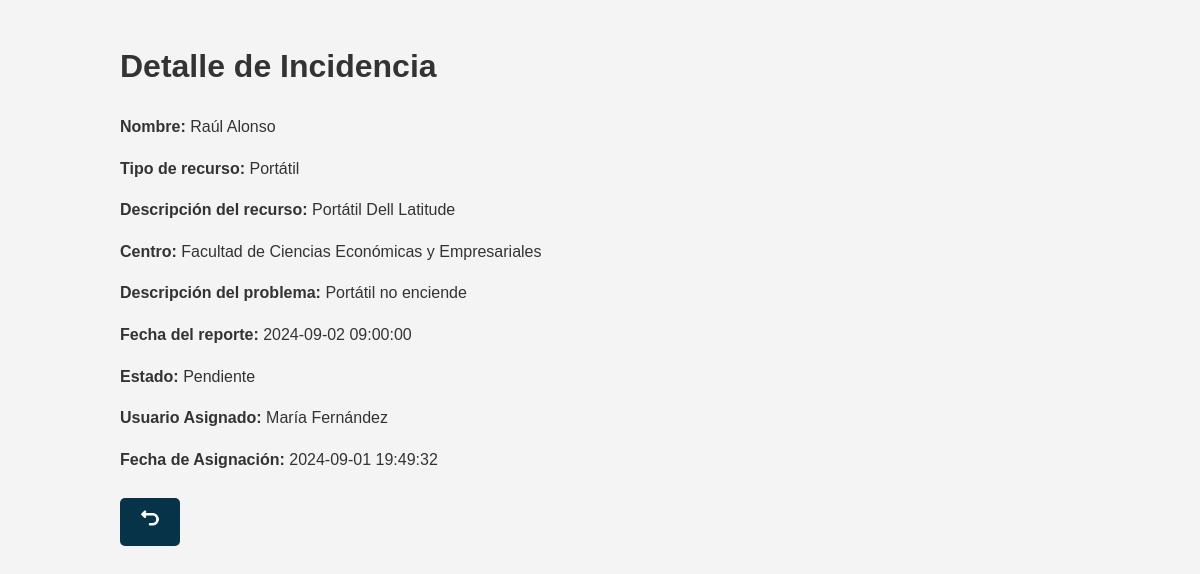
Screenshot of /Controllers/Incidencias_Controller.php?action=view_incidencia&ID_Incidencia=1 (signed in) with the database file from the repository.
### tables this page shows
CREATE TABLE Incidencia (
    ID_Incidencia INT AUTO_INCREMENT PRIMARY KEY,
    ID_Usuario INT NOT NULL,
    ID_Recurso INT NOT NULL,
    Descripcion_Problema TEXT NOT NULL,
    Fecha_Reporte DATETIME NOT NULL,
    Estado ENUM('Pendiente', 'Resuelta') NOT NULL,
    Asignada BOOLEAN NOT NULL DEFAULT FALSE,
    FOREIGN KEY (ID_Usuario) REFERENCES Usuario(ID_Usuario) ON DELETE CASCADE,
    FOREIGN KEY (ID_Recurso) REFERENCES Recurso(ID_Recurso) ON DELETE CASCADE
);

CREATE TABLE Usuario (
    ID_Usuario INT AUTO_INCREMENT PRIMARY KEY,
    DNI VARCHAR(9) NOT NULL UNIQUE,
    Nombre VARCHAR(50) NOT NULL,
    Apellidos VARCHAR(50) NOT NULL,
    NIU VARCHAR(50) NOT NULL UNIQUE,
    Email VARCHAR(100) NOT NULL,
    Rol ENUM('Estudiante', 'Docente', 'Becario de infraestructura', 'Personal de conserjeria', 'Admin') NOT NULL,
    Contrasena VARCHAR(100) NOT NULL
);

CREATE TABLE Recurso (
    ID_Recurso INT AUTO_INCREMENT PRIMARY KEY,
    Tipo VARCHAR(50) NOT NULL,
    Descripcion TEXT NOT NULL,
    Disponibilidad ENUM('Disponible', 'No disponible') NOT NULL,
    ID_Centro INT NOT NULL,
    FOREIGN KEY (ID_Centro) REFERENCES Centro(ID_Centro)
);

CREATE TABLE Centro (
    ID_Centro INT AUTO_INCREMENT PRIMARY KEY,
    Nombre VARCHAR(50) NOT NULL,
    Direccion VARCHAR(100) NOT NULL,
    Telefono VARCHAR(15) NOT NULL,
    Email VARCHAR(100) NOT NULL
);

CREATE TABLE Incidencia_Asignacion (
    ID_Incidencia INT NOT NULL,
    ID_Usuario INT NOT NULL,
    Fecha_Asignacion DATETIME NOT NULL DEFAULT CURRENT_TIMESTAMP,
    PRIMARY KEY (ID_Incidencia, ID_Usuario),
    FOREIGN KEY (ID_Incidencia) REFERENCES Incidencia(ID_Incidencia) ON DELETE CASCADE,
    FOREIGN KEY (ID_Usuario) REFERENCES Usuario(ID_Usuario) ON DELETE CASCADE 
);

### models/Incidencias_Model.php (called while the page is built, shortened)
<?php
class Incidencias_Model {
    private $ID_Incidencia;
    public function __construct($ID_Incidencia, $ID_Usuario, $ID_Recurso, $Descripcion_Problema, $Fecha_Reporte, $Estado) {
        $this->ID_Incidencia = $ID_Incidencia;
        include_once 'Access_DB.php';
        $this->mysqli = ConnectDB();
    }
    function getIncidenciaById() {
        $sql = "SELECT
                    Incidencia.ID_Incidencia,
                    Incidencia.Descripcion_Problema,
                    Incidencia.Fecha_Reporte,
                    Incidencia.Estado,
                    Usuario.Nombre AS Nombre_Usuario,
                    Usuario.Apellidos AS Apellidos_Usuario,
                    Recurso.Tipo AS Tipo_Recurso,
                    Recurso.Descripcion AS Descripcion_Recurso,
                    Centro.ID_Centro AS ID_Centro,  -- Aseguramos obtener el ID_Centro aquí
                    Centro.Nombre AS Nombre_Centro,
                    IncAsig.ID_Usuario AS ID_Usuario_Asignado,
                    UsuarioAsignado.Nombre AS Nombre_Usuario_Asignado,
                    UsuarioAsignado.Apellidos AS Apellidos_Usuario_Asignado,
                    IncAsig.Fecha_Asignacion
                FROM
                    Incidencia
                JOIN
                    Usuario ON Incidencia.ID_Usuario = Usuario.ID_Usuario
                JOIN
                    Recurso ON Incidencia.ID_Recurso = Recurso.ID_Recurso
                JOIN
                    Centro ON Recurso.ID_Centro = Centro.ID_Centro
                LEFT JOIN
                    Incidencia_Asignacion IncAsig ON Incidencia.ID_Incidencia = IncAsig.ID_Incidencia
                LEFT JOIN
                    Usuario UsuarioAsignado ON IncAsig.ID_Usuario = UsuarioAsignado.ID_Usuario
                WHERE
                    Incidencia.ID_Incidencia = ?";
        $stmt = $this->mysqli->prepare($sql);
        $stmt->bind_param('i', $this->ID_Incidencia);
        $stmt->execute();
        $result = $stmt->get_result();
        if ($result->num_rows > 0) {
            return $result->fetch_assoc();
        } else {
            return null;
        }
    }
}
?>

### models/Access_DB.php (called while the page is built, shortened)
<?php
function ConnectDB() {
    $mysqli = new mysqli("localhost", "root", "", "uvigores");
    return $mysqli;
}
?>

### views/Incidencia_View_View.php (the view, shortened to what this page needs)
<?php
class Incidencia_View_View {
    function __construct($incidencia) {
        $this->incidencia = $incidencia;
        $this->render();
    }
    function render() {
        include '../Locales/Strings_SPANISH.php';
        ?>
        <!DOCTYPE html>
        <html lang="es">
        <head>
            <link rel="stylesheet" href="../css/styles.css">
        </head>
        <body>
            <div class="container">
                <h1><?php echo $strings['Detalle de Incidencia']; ?></h1>
                <div class="detail">
                    <p><strong><?php echo $strings['Nombre']; ?>:</strong> <?php echo $this->incidencia['Nombre_Usuario'] . ' ' . $this->incidencia['Apellidos_Usuario']; ?></p>
                    <p><strong><?php echo $strings['Tipo de recurso']; ?>:</strong> <?php echo $this->incidencia['Tipo_Recurso']; ?></p>
                    <p><strong><?php echo $strings['Descripción del recurso']; ?>:</strong> <?php echo $this->incidencia['Descripcion_Recurso']; ?></p>
                    <p><strong><?php echo $strings['Centro']; ?>:</strong> <?php echo $this->incidencia['Nombre_Centro']; ?></p>
                    <p><strong><?php echo $strings['Descripción del problema']; ?>:</strong> <?php echo $this->incidencia['Descripcion_Problema']; ?></p>
                    <p><strong><?php echo $strings['Fecha del reporte']; ?>:</strong> <?php echo $this->incidencia['Fecha_Reporte']; ?></p>
                    <p><strong><?php echo $strings['Estado']; ?>:</strong> <?php echo $this->incidencia['Estado']; ?></p>
                    <?php if ($this->incidencia['ID_Usuario_Asignado']) { ?>
                        <p><strong><?php echo $strings['Usuario Asignado']; ?>:</strong> <?php echo $this->incidencia['Nombre_Usuario_Asignado'] . ' ' . $this->incidencia['Apellidos_Usuario_Asignado']; ?></p>
                        <p><strong><?php echo $strings['Fecha de Asignación']; ?>:</strong> <?php echo $this->incidencia['Fecha_Asignacion']; ?></p>
                    <?php } else { ?>
                        <p><strong><?php echo $strings['Usuario Asignado']; ?>:</strong> <?php echo $strings['No Asignado']; ?></p>
                    <?php } ?>
                </div>
                <a class="button" href="Incidencias_Controller.php?action=list_all_incidencias" title="<?php echo $strings['Volver']; ?>">
                    <img src="../views/img/turn-back.png" alt="<?php echo $strings['Volver']; ?>" style="width: 20px; height: 20px;">
                </a>
            </div>
        </body>
        </html>
        <?php
    }
}
?>

### css/styles.css (style rules this page uses)
body { font-family: 'Arial', sans-serif; background-color: #f4f4f4; color: #333; margin: 0; padding: 0; line-height: 1.6; }
.container { width: 80%; margin: 0 auto; padding: 20px; }
a { color: #0056b3; text-decoration: none; font-weight: bold; }
button, .button { background-color: #073349; color: white; padding: 10px 20px; border: none; cursor: pointer; text-align: center; border-radius: 5px; font-size: 16px; margin: 5px 0; display: inline-block; }
.button { display: inline-block; padding: 10px 20px; margin: 10px 5px 0 0; background-color: #073349; color: white; text-align: center; text-decoration: none; border-radius: 5px; transition: background-color 0.3s ease; }

### rows the page displays
incidencia: ID_Usuario.Nombre "Raúl", ID_Usuario.Apellidos "Alonso", ID_Recurso.Tipo "Portátil", ID_Recurso.Descripcion "Portátil Dell Latitude", centro.Nombre "Facultad de Ciencias Económicas y Empresariales", Descripcion_Problema "Portátil no enciende", Fecha_Reporte "2024-09-02 09:00:00", Estado "Pendiente", usuario.Nombre "María", usuario.Apellidos "Fernández", incidencia_asignacion.Fecha_Asignacion "2024-09-01 19:49:32"

### other values shown
$strings['Detalle de Incidencia'] "Detalle de Incidencia"
$strings['Nombre'] "Nombre"
$strings['Tipo de recurso'] "Tipo de recurso"
$strings['Descripción del recurso'] "Descripción del recurso"
$strings['Centro'] "Centro"
$strings['Descripción del problema'] "Descripción del problema"
$strings['Fecha del reporte'] "Fecha del reporte"
$strings['Estado'] "Estado"
$strings['Usuario Asignado'] "Usuario Asignado"
$strings['Fecha de Asignación'] "Fecha de Asignación"
